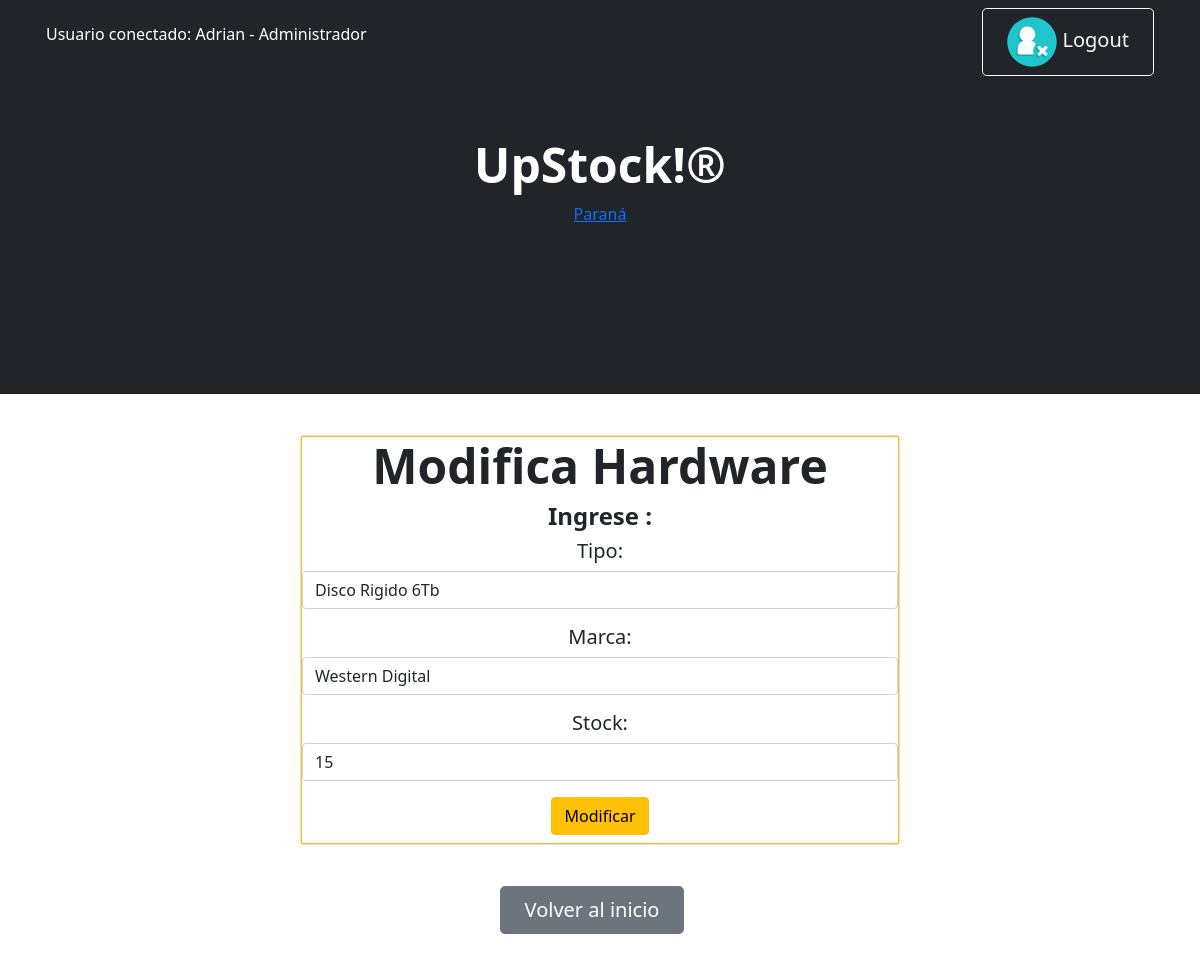
Page /upstock/editar_hard/1 (signed in) on the committed database.
### Miapp/models.py (models this page shows, shortened)
class Hardware (models.Model):
    tipo= models.CharField (max_length=50)
    marca= models.CharField (max_length=50)
    stock= models.IntegerField()

### Miapp/views.py (the view)
# urls.py: path('editar_hard/<int:id>',editar_hardware,name='editar_hard'),
@permission_required('Miapp.change_hardware', raise_exception=True)
@login_required(login_url='Inicio')
def editar_hardware(request,id):
    Hard=Hardware.objects.get(id=id)
    if request.method == "POST":
        mi_formulario = Formulario_hardware (request.POST)
        if mi_formulario.is_valid():
            data= mi_formulario.cleaned_data
            Hard.tipo=data["tipo"]
            Hard.marca=data["marca"]
            Hard.stock=data["stock"]
            Hard.save()
            return redirect("show_hard_edit")
    else:
            mi_formulario = Formulario_hardware(initial={
                "tipo": Hard.tipo,
                "marca": Hard.marca,
                "stock": Hard.stock
            })
    return render (request, "show_hard_edit_menu.html", {'mi_formulario': mi_formulario,"id":Hard.id})

### Miapp/forms.py
class Formulario_hardware (forms.ModelForm):
    class Meta:
        model=Hardware
        fields=('__all__')
        widgets={
            'tipo': forms.TextInput(attrs={'class':'form-control','placeholder':'Ej:Impresora'}),
            'marca':forms.TextInput(attrs={'class':'form-control','placeholder':'Ej: HP-2491'}),
            'stock':forms.NumberInput(attrs={'class':'form-control','placeholder':'Ingrese Cantidad'})
        }

### Miapp/templates/show_hard_edit_menu.html
{% extends 'padre.html' %}
{% load static %}
{% block Contenido_cambiante %}
        <span class="border border-warning">
        <h1 class="display-5 fw-bolder text mb-2">Modifica Hardware</h1>
        <h2 class="h4 fw-bolder">Ingrese :</h2>
        <form action = "{% url 'editar_hard' id %}"  class="h5 fw-normal"  method ="POST" > {% csrf_token %}
        {{ mi_formulario.as_p }}
        <input type="submit" class="btn btn-warning "  value = "Modificar"/>
        </form>
       </span>
{% endblock Contenido_cambiante %}

### Miapp/templates/padre.html (shortened to what this page needs)
<!DOCTYPE html>
<html lang="en">
    <head>
        {% load static %}
        <link rel="stylesheet" href="https://cdn.jsdelivr.net/npm/bootstrap@4.0.0/dist/css/bootstrap.min.css"
>
        <link href="https://cdn.jsdelivr.net/npm/bootstrap-icons@1.4.1/font/bootstrap-icons.css" rel="stylesheet" />
        <link href="{%static 'css/styles.css'%}" rel="stylesheet" />
    </head>
    <body id="divconfondo">
            <nav class="navbar navbar-expand-lg navbar-dark bg-dark">
            <div class="container px-3">
            {% if user.is_authenticated %}
                    <p style="color:white"> Usuario conectado: {{user.username}} - {{user.groups.all.0}}</p>
                    <a class="btn btn-outline-light btn-lg px-4" href="{% url 'Logout' %}"> <img class="icon input-icon" src="{% static 'assets/logout.svg' %}" alt=""> Logout</a>
            {% endif %}
        </nav>
        <header class="bg-dark py-1">
            <div class="container px-1">
                <div class="row  justify-content-center">
                    <div class="col-lg-6">
                        <div class="text-center my-5">
                            <h1 class="display-5 fw-bolder text-white mb-2">UpStock!®</h1>
                                 <div id="tw_19_1704680239">
                                <div style="width:120px; height:140px; margin: 0 auto;">
                                <a href="https://hotelmix.es/time/parana-30036">Paraná</a><br/></div></div>
                        </div>
                    </div>
                </div>
            </div>
        </header>
        <div class="text-center py-3"  >
            <div id="tarjeta" class="card">
                {% block Contenido_cambiante %}
                {% endblock Contenido_cambiante %}
            </div>
        </div>
        <div id="botoninicio" class="text-center">
    <a class="btn btn-secondary btn-lg px-4 me-sm-3" href="{% url 'Inicio'%}">Volver al inicio</a>
    </div>

### rows in the picture
Hardware: tipo "Disco Rigido 6Tb", marca "Western Digital", stock "15"

### other values in the picture
{{ user.username }} "Adrian"
{{ user.groups.all.0 }} "Administrador"
